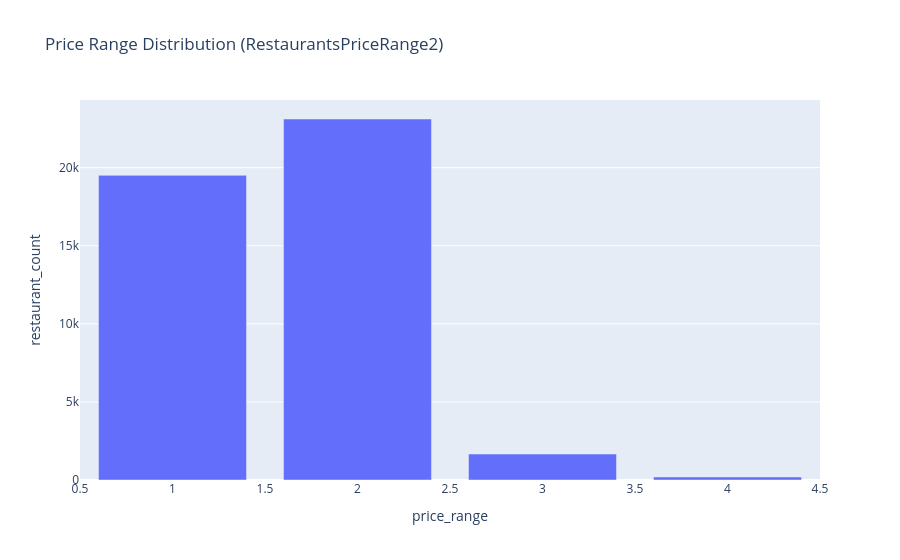

Write notebook code for a chart like this one.
### Markdown cell above
## 3) Price Range Distribution and Missingness

We extract `price_range` from Yelp attributes (`RestaurantsPriceRange2`) and quantify missing values.

### Code cell
def extract_price_range(attributes_value):
    if attributes_value is None or (isinstance(attributes_value, float) and math.isnan(attributes_value)):
        return np.nan

    # Usually a dict loaded from JSON lines.
    if isinstance(attributes_value, dict):
        raw = attributes_value.get("RestaurantsPriceRange2")
    else:
        raw = None

    if raw is None:
        return np.nan

    raw_str = str(raw).strip().strip("'").strip('"')
    if raw_str == "":
        return np.nan

    try:
        return int(float(raw_str))
    except Exception:
        return np.nan

if "attributes" in business_df.columns:
    business_df["price_range"] = business_df["attributes"].apply(extract_price_range)
else:
    business_df["price_range"] = np.nan

price_missing_pct = business_df["price_range"].isna().mean() * 100
price_counts = (
    business_df["price_range"]
    .dropna()
    .astype(int)
    .value_counts()
    .sort_index()
    .rename_axis("price_range")
    .reset_index(name="restaurant_count")
)

if not price_counts.empty:
    fig_price = px.bar(
        price_counts,
        x="price_range",
        y="restaurant_count",
        title="Price Range Distribution (RestaurantsPriceRange2)",
    )
    fig_price.show()
else:
    display(Markdown("No non-missing `price_range` values found."))

display(Markdown(
    f"**Missing `price_range`:** `{price_missing_pct:.2f}%` of restaurants are missing this feature."
))

display(Markdown(
    "**CTR preprocessing note:** keep a dedicated missing indicator for `price_range` and impute missing values "
    "(e.g., median or model-based), since missingness itself may carry signal."
))

### Figure 1 — Plotly figure (JSON) as saved in the notebook; plotly's stock layout.template omitted (floating-point values rounded to 4 significant figures)
{"data": [{"hovertemplate": "price_range=%{x}<br>restaurant_count=%{y}<extra></extra>", "legendgroup": "", "marker": {"color": "#636efa", "pattern": {"shape": ""}}, "name": "", "orientation": "v", "showlegend": false, "textposition": "auto", "type": "bar", "x": [1, 2, 3, 4], "xaxis": "x", "y": [19509, 23119, 1662, 194], "yaxis": "y"}], "layout": {"barmode": "relative", "legend": {"tracegroupgap": 0}, "title": {"text": "Price Range Distribution (RestaurantsPriceRange2)"}, "xaxis": {"anchor": "y", "domain": [0, 1], "title": {"text": "price_range"}}, "yaxis": {"anchor": "x", "domain": [0, 1], "title": {"text": "restaurant_count"}}}}
